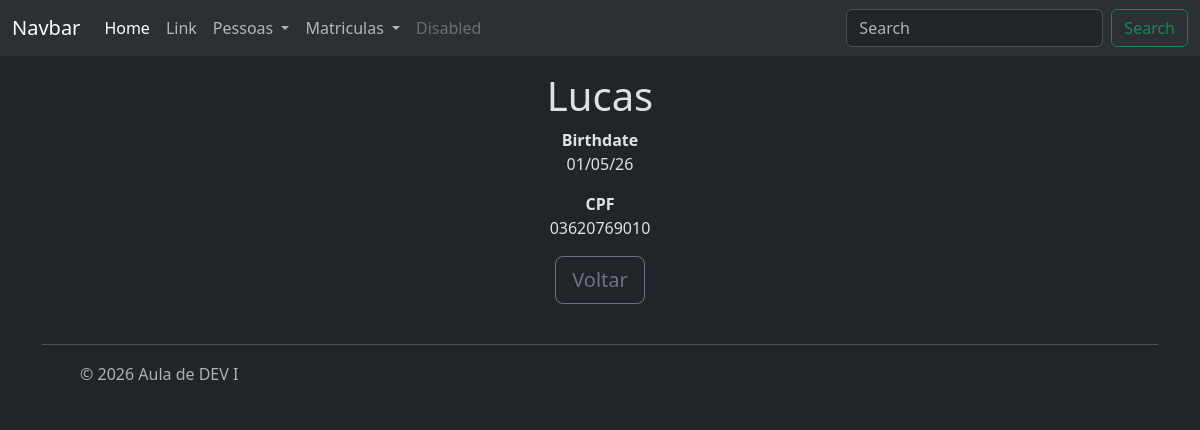
/relacionamentos/person/funcao/read/113, run on the app's committed database.
### relacionamentos/models/pessoa.py (models this page shows, shortened)
class Pessoa(BaseModel):
    nome = models.CharField(max_length=100
                            , verbose_name='Nome'
                            , help_text='Insira o nome da pessoa'
                            , validators=[MinLengthValidator(5)])
    data_nascimento = models.DateField(verbose_name='Data de Nascimento'
                                      , help_text='Insira a data de nascimento da pessoa')
    cpf = models.CharField(max_length=11, unique=True
                           , validators=[MinLengthValidator(11), validacao_cpf]
                           , help_text='Insira o CPF da pessoa'
                           , verbose_name='CPF')

### relacionamentos/views/person.py (the view)
# urls.py: path('person/funcao/read/<int:id>', person.read, name='funcao_person_read'),
def read(request, id):
    person = Pessoa.objects.get(id=id)
    contexto = {
        "pessoa": person
    }
    return render(request,'person/read.html',contexto)

### relacionamentos/templates/person/read.html
{% extends "base.html" %}
{% block title %}
{{pessoa.nome}}
{% endblock title %}
{% block content %}
<div class="content">
    <div>
        <strong>Birthdate</strong><p>{{pessoa.data_nascimento|date:"d/m/y"}}</p>
        <strong>CPF</strong><p>{{pessoa.cpf}}</p>
    </div>
        <a class="btn btn-outline-secondary btn-lg" role='button' title='Detalhar' href="{% url 'relacionamentos:funcao_person_list' %}">
            Voltar
        </a>
</div>
{% endblock content %}

### data on the page
Pessoa: nome "Lucas", data_nascimento "01/05/26", cpf "03620769010"
